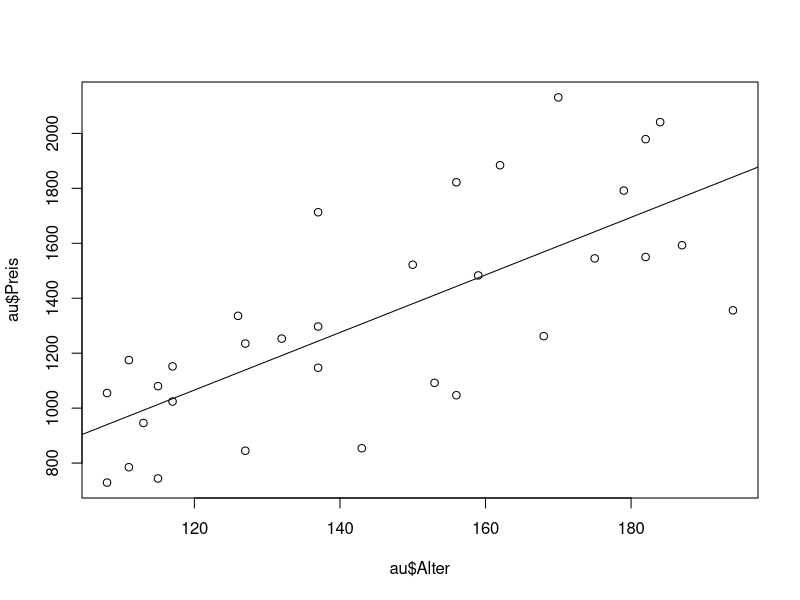

Write the R code that produced this figure.
## ---- chunk 1
library("car")
## ---- chunk 2
au <- read.table("AntikeUhren.dat", header=TRUE)
## ---- chunk 3
au <- read.table("AntikeUhren.dat", header=TRUE)
## ---- chunk 4
au.fit <- lm(Preis ~ Alter, data = au)
coef(au.fit)
## ---- chunk 5
plot(au$Alter, au$Preis)
abline(au.fit)
## ---- chunk 6
summary(au.fit)
